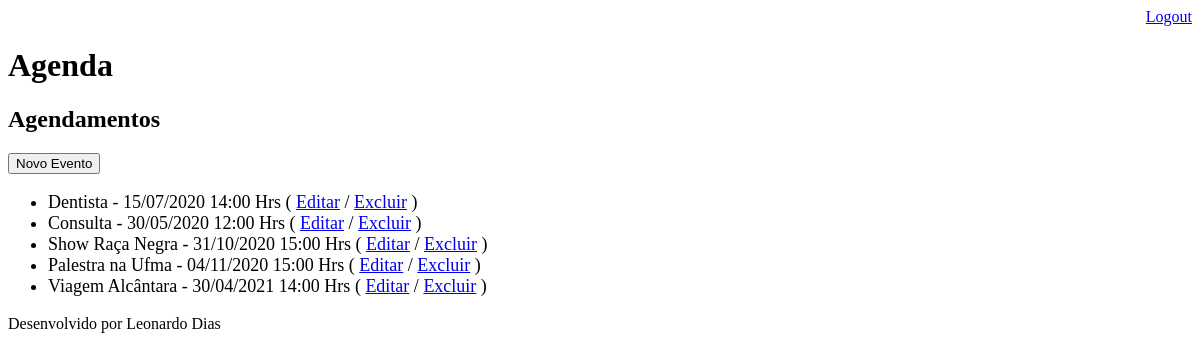
Page /agenda/ (signed in) on the earlier database version.
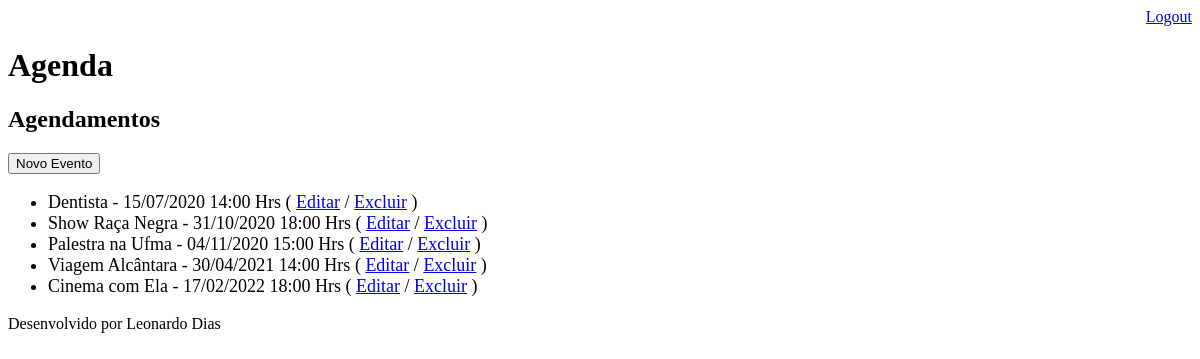
Same page on the later database version.
### core/models.py (models this page shows, shortened)
class Evento(models.Model):
    titulo = models.CharField(max_length=100)
    descricao = models.TextField(blank=True, null=True)
    data_evento = models.DateTimeField(verbose_name='Data do Evento')
    data_criacao = models.DateTimeField(auto_now=True, verbose_name='Data de Criação do Evento')
    local_evento = models.CharField(max_length= 50, blank=True, null=True, verbose_name='Local do Evento')
    usuario = models.ForeignKey(User, on_delete=models.CASCADE)
    class Meta:
        db_table = 'evento'
    def get_data_evento(self):
        return self.data_evento.strftime('%d/%m/%Y %H:%M Hrs')
    def get_evento_atrasado(self):
        if self.data_evento < datetime.now():
            return True
        else:
            return False

### core/views.py (the view)
# urls.py: path('agenda/', views.lista_evento),
@login_required(login_url='/login/')
def lista_evento(request):
    usuario = request.user
    data_atual = datetime.now() - timedelta(hours=1)
    evento = Evento.objects.filter(usuario = usuario, data_evento__gt = data_atual)
    dados = {'eventos':evento}
    return render(request,'agenda.html',dados)

### templates/agenda.html
{% extends "model-page.html" %}
{% block content %}
        <h2>Agendamentos</h2>
        <a href='evento/'>
            <button type="button">Novo Evento</button>
        </a>
        <ul style="font-size: 18px;">
            {% for evento in eventos %}
                <li>
                <div style={% if evento.get_evento_atrasado %}"color: red;" {% endif%}>
                        {{ evento.titulo }} - {{ evento.get_data_evento }}
                        ( <a href='evento/?id={{ evento.id }}'>Editar</a>
                        / <a href='evento/delete/{{ evento.id }}/'>Excluir</a> )
                    </div>
                </li>
            {% endfor %}
        </ul>
{% endblock %}

### templates/model-page.html
<!DOCTYPE html>
<html lang="eng">
    <head>
        {% include "model-header.html" %}
    </head>
    <body>
        {% block content %} {% endblock %}
        {% include "model-footer.html" %}
    </body>
</html>

### templates/model-header.html (shortened to what this page needs)
        <div align='right'>
            <a href='/logout'>Logout</a>
        </div>
        <h1>Agenda</h1>

### templates/model-footer.html
<p>Desenvolvido por Leonardo Dias</p>

Differences in the rows shown:
removed Evento: titulo "Consulta", get_data_evento "30/05/2020 12:00 Hrs"
changed Evento "Show Raça Negra": get_data_evento "31/10/2020 15:00 Hrs" → "31/10/2020 18:00 Hrs"
added Evento: titulo "Cinema com Ela", get_data_evento "17/02/2022 18:00 Hrs"
